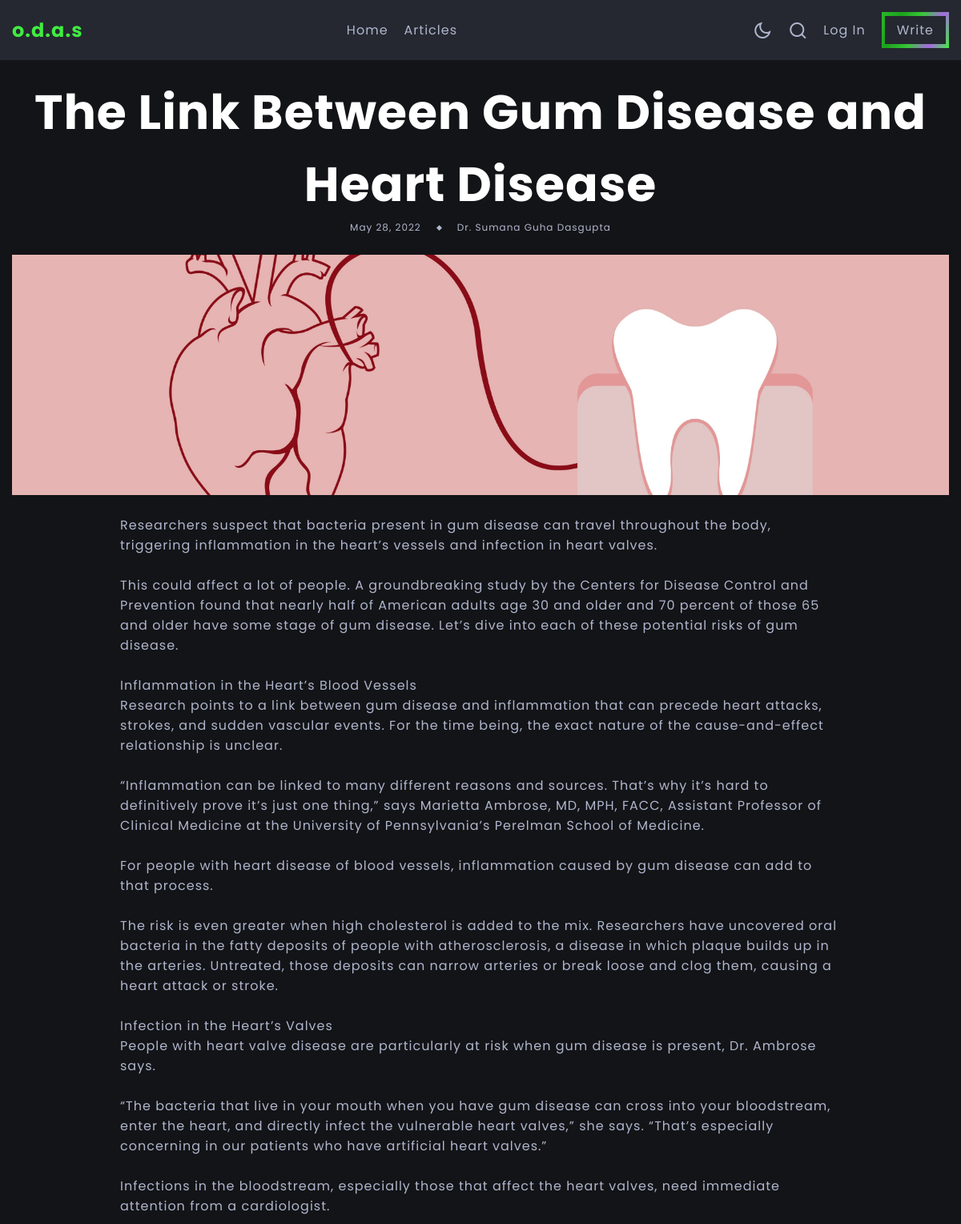
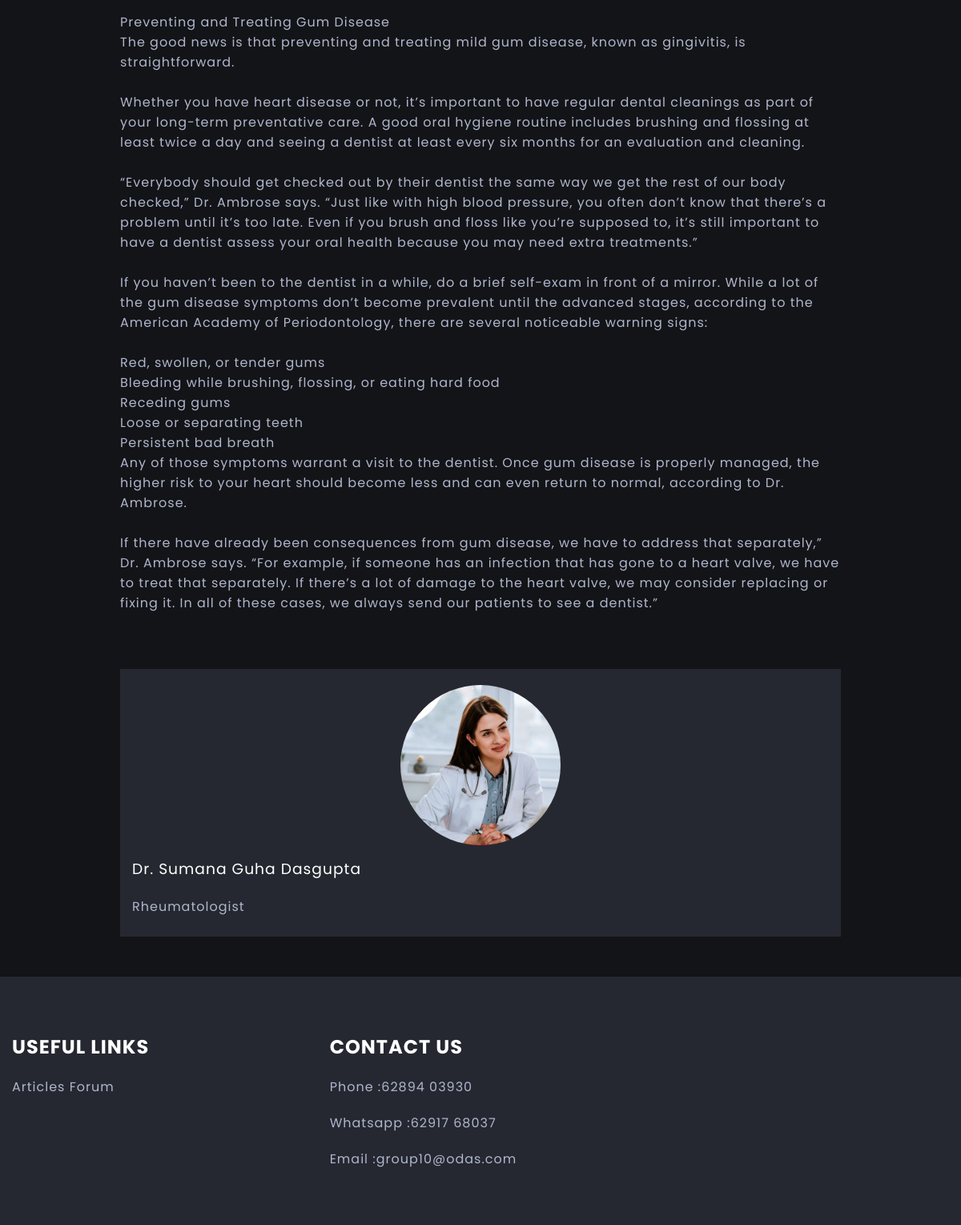
The app's page /articles/read/9 with its own data (2 pictures, top to bottom).
### article/models.py (models this page shows, shortened)
class Article(models.Model):
    author = models.ForeignKey(Doctor, on_delete=models.CASCADE)
    title=models.CharField(max_length=100)
    upload_date=models.DateField(auto_now_add=True)
    image = models.ImageField(upload_to='blogs/%Y/%m/%d/', default='heart.jpg')
    blog=models.TextField(max_length=6500)

### accounts/models.py (models this page shows)
class Doctor(User):
    CHOICES = [
        ('Male','Male'),
        ('Female','Female'),
        ('Others','Others'),
    ]
    SPECIALITIES= [
        ('Podiatrist','Podiatrist'),
        ('General','General'),
        ('Pediatrician','Pediatrician'),
        ('Endocrinologist','Endocrinologist'),
        ('NeuroLogist','Neurologist'),
        ('Rheumatologist','Rheumatologist'),
        ('Alergist','Allergist'),
        ('Psychiatrist','Psychiatrist'),
    ]
    gender = models.CharField(null = False, max_length=8, choices=CHOICES)
    contact = models.CharField(max_length=12)
    dob = models.DateField()
    speciality = models.CharField(null=False, choices = SPECIALITIES, max_length=20)
    bio = models.TextField(null=True, max_length=800, blank=True)
    yoe = models.IntegerField()
    charge = models.DecimalField(decimal_places=2,max_digits=7, max_length = 10)
    paypal = models.EmailField(max_length=70, null = True, blank = True)
    img = models.ImageField(upload_to = "doctor_images/", null = True, blank = True)
    sun_start = models.TimeField(null=True, blank=True)
    sun_end = models.TimeField(null = True, blank=True)
    mon_start = models.TimeField(null = True, blank=True)
    mon_end = models.TimeField(null = True, blank=True)
    tue_start = models.TimeField(null = True, blank=True)
    tue_end = models.TimeField(null = True, blank=True)
    wed_start = models.TimeField(null = True, blank=True)
    wed_end = models.TimeField(null = True, blank=True)
    thu_start = models.TimeField(null = True, blank=True)
    thu_end = models.TimeField(null = True, blank=True)
    fri_start = models.TimeField(null = True, blank=True)
    fri_end = models.TimeField(null = True, blank=True)
    sat_start = models.TimeField(null = True, blank=True)
    sat_end = models.TimeField(null = True, blank=True)

### article/views.py (the view)
# urls.py: path('read/<int:id>', views.read, name='read_article'),
def read(request,id):
    article=Article.objects.get(pk=id)
    return render(request, 'article/blogpage.html', {'article':article})

### article/templates/article/blogpage.html (shortened to what this page needs)
{% extends 'article/base1.html' %}
{% block content %}
<section class="blog-post section-header-offset">
    <div class="blog-post-container container">
        <div class="blog-post-data">
            <h3 class="title blog-post-title">{{article.title}}</h3>
            <div class="article-data">
                <span>{{article.upload_date}}</span>
                <span class="article-data-spacer"></span>
                <span>Dr. {{article.author.first_name}} {{article.author.last_name}}</span>
            </div>
            <img src="{{article.image.url}}" alt="Couldn't load image">
        </div>
        <div class="container">
            <div>{{article.blog|linebreaksbr}}</div>
            <div class="author d-grid">
                <div class="author-image-box">
                    {% if article.author.img %}
                    <img src="{{article.author.img.url}}" alt="Couldn't load image">
                    {% endif %}
                </div>
                <div class="author-about">
                    <h3 class="author-name">Dr. {{article.author.first_name}} {{article.author.last_name}}</h3>
                    <p>{{article.author.speciality}}</p>
                </div>
            </div>
        </div>
    </div>
</section>
{% endblock content %}

### article/static/article/css/main.css (style rules this page uses)
:root { --light-color: #fff; --light-color-alt: #afb6cd; --dark-color: #131417; --dark-color-alt: #252830; --hover-color: rgb(64, 236, 64); --hover-color-alt: #fff; --transparent-light-color:rgba(255,255,255,0.05); --transparent-dark-color:rgba(0,0,0,0.75); --gradient-color: linear-gradient(115deg, rgb(40, 185, 40), rgb(28, 161, 28), rgb(56, 200, 56), #a767e5, var(--hover-color)); --font-family:'Poppins',sans-serif; --font-size-xsm:1.2rem; --font-size-sm:1.6rem; --font-size-md:2.4rem; --font-size-lg:3rem; --font-size-xl:4rem; --gap:2rem; --margin-sm:2rem; --margin-md:3rem; --item-min-height-sm:20rem; --item-min-height-md:30rem; }
* { margin: 0; padding: 0; box-sizing: border-box; }
html { font-size: 62.5%; }
body { font-family: var(--font-family); font-size: var(--font-size-sm); color: var(--light-color-alt); background-color: var(--dark-color); letter-spacing: 1px; transition: background-color .25s, color .25s; }
img { max-width: 100%; display: block; }
.container { max-width: 160rem; margin: 0 auto; padding: 0 1.5rem; }
.d-grid { display: grid; }
.section-header-offset { margin-top: 5rem; }
.article-data-spacer { width: 0.5rem; height: 0.5rem; background-color: var(--light-color-alt); transform: rotate(45deg); }
.article-data { display: flex; align-items: center; gap: var(--gap); font-size: var(--font-size-xsm); margin-bottom: 1rem; }
.title { padding-top: 2rem; color: var(--light-color); }
.blog-post { padding-bottom: 5rem; }
.blog-post-data { display: flex; flex-direction: column; align-items: center; text-align: center; padding-block: 2.5rem; }
.blog-post-title { font-size: clamp(3rem, 5vw, 6rem); }
.blog-post-data .article-data { margin-bottom: 2.5rem; }
.blog-post-data img { width: 100%; height: var(--item-min-height-sm); object-fit: cover; object-position: center ; }
.blog-post-container .container { max-width: 90rem; padding: 0; display: flex; flex-direction: column; gap: var(--gap); }
.author { margin-top: 5rem; gap: var(--gap); background-color: var(--dark-color-alt); }
.author-image-box { position: relative; height: var(--item-min-height-sm); }
.author-about { padding: 1.5rem; display: flex; flex-direction: column; gap: var(--gap); }
.author-name { color: var(--light-color); font-weight: 400; }
.author p { max-width: 50rem; margin-bottom: 1rem; }
.author-image-box img { position: absolute; width: 200px; height: 200px; border-radius: 150px; transition: transform 0.25s; transform: translateX(-50%); left: 50%; top: 10%; }
@media screen and (min-width:768px) { .blog-post-data img { height: var(--item-min-height-md); } }

### records on screen
Article: title "The Link Between Gum Disease and Heart Disease", upload_date "May 28, 2022", author.first_name "Sumana", author.last_name "Guha Dasgupta", image (picture), blog "Researchers suspect that bacteria present in gum disease can travel throughout the body, triggering inflammation in the heart’s vessels and infection in heart valves. This could affect a lot of people. A groundbreaking study by the Centers for Disease Control and Prevention found that nearly half of American adults age 30 and older and 70 percent of those 65 and older have some stage of gum disease. Let’s dive into each of these potential risks of gum disease. Inflammation in the Heart’s Blood Vessels Research points to a link between gum disease and inflammation that can precede heart attacks, strokes, and sudden vascular events. For the time being, the exact nature of the cause-and-effect…", author.img (picture), author.speciality "Rheumatologist"
